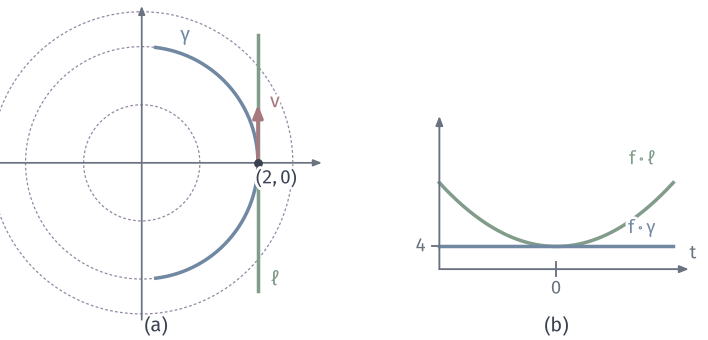

This chart was generated by the following Python code:
"""f=r^2 at (2,0): coordinate circle versus straight-line geodesic, and f along each."""
from pathlib import Path
import sys
ROOT = next(p for p in Path(__file__).resolve().parents if (p/"build.sh").is_file() and (p/"tex/book.tex").is_file())
sys.path.insert(0, str(ROOT/"figures/04-spaces-measures-and-geometry/04-manifolds/matplotlib/mfd-common"))
from mfd3d import *
W, H = 100, 48
fig, ax = canvas(W, H)
c = np.array([20., 25.]); s = 8.2
A = lambda x, y: np.c_[np.atleast_1d(c[0]+s*x), np.atleast_1d(c[1]+s*y)]
t = np.linspace(-2.9, 2.9, 300)
ax.plot(*A(2*np.cos(t/2)*1.0, 2*np.sin(t/2)).T, color=BLUE, lw=1.4, zorder=3)
th = np.linspace(0, 2*np.pi, 361)
for r in (1, 2, 2.6):
    ax.plot(*A(r*np.cos(th), r*np.sin(th)).T, color=PURPLE, lw=.5, ls=(0, (2.2, 1.8)), zorder=1)
ax.plot(*A(np.full(2, 2.), np.array([-2.2, 2.2])).T, color=GREEN, lw=1.4, zorder=3)
P = A(2, 0)[0]
arrow(ax, P, P+[0, s], color=RED, lw=1.4, scale=7.5, zorder=8)
dot(ax, P, INK, size=1.3, zorder=9)
label(ax, P+[2.4, s+.5], r'$\bm{v}$'.replace(r'\bm{v}', 'v'), color=RED, halo=True)
label(ax, P+[2.6, -2.2], '$(2,0)$', 7.5, halo=True)
label(ax, A(.75, 2.1)[0]+[0,.8], r'$\gamma$', color=BLUE, halo=True)
label(ax, A(2.3, -2.0)[0], r'$\ell$', color=GREEN, halo=True)
arrow(ax, A(-2.7, 0)[0], A(3.1, 0)[0], color=MUTED, lw=.7, scale=5, zorder=1); arrow(ax, A(0, -2.7)[0], A(0, 2.7)[0], color=MUTED, lw=.7, scale=5, zorder=1)
panel_tag(ax, c[0]+2, 1.2, '(a)')
x0, y0 = 62, 10; sx, sy = 11, 4.0
G = lambda t, v: np.c_[x0+sx*(t+1.5), y0+sy*(v-3.2)]
arrow(ax, G(-1.5, 3.2)[0], G(1.7, 3.2)[0], color=MUTED, lw=.75, scale=5.5); arrow(ax, G(-1.5, 3.2)[0], G(-1.5, 6.6)[0]+[0, 8], color=MUTED, lw=.75, scale=5.5)
label(ax, G(1.7, 3.2)[0]+[.6, 2.2], '$t$', 7.5, MUTED)
tt = np.linspace(-1.5, 1.5, 200)
ax.plot(*G(tt, 4+tt**2).T, color=GREEN, lw=1.4, zorder=3)
ax.plot(*G(tt, 4+0*tt).T, color=BLUE, lw=1.4, zorder=3)
ax.plot([G(0, 3.2)[0, 0]]*2, [y0-1, y0+1], color=MUTED, lw=.75); label(ax, G(0, 3.2)[0]+[0, -2.8], '$0$', 7.5, MUTED)
ax.plot([x0-1, x0+1], [G(-1.5, 4)[0, 1]]*2, color=MUTED, lw=.75); label(ax, G(-1.5, 4)[0]+[-2.6, 0], '$4$', 7.5, MUTED)
label(ax, G(1.1, 6.6)[0]+[0, 2.0], r'$f\circ\ell$', 7.5, GREEN, halo=True)
label(ax, G(1.1, 4)[0]+[0, 2.6], r'$f\circ\gamma$', 7.5, BLUE, halo=True)
panel_tag(ax, x0+sx*1.5, 1.2, '(b)')
save(fig, Path(__file__).resolve().parent, 'figure', {'formula': 'f=r^2; gamma(t)=2(cos(t/2),sin(t/2)), l(t)=(2,t); f(gamma)=4, f(l)=4+t^2'})
